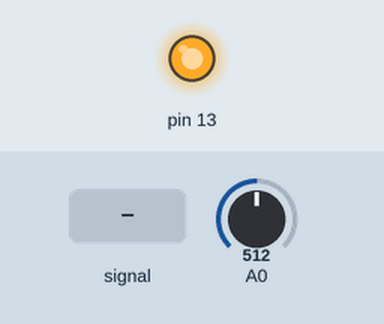
This sketch was run on a simulated Arduino Uno, built with avr-gcc and run on an emulated ATmega328P. Shown: output pins drawn as LEDs (lit = HIGH). The inputs (shaded band) are chosen by the test bench; at power-on: A0 = 512. What the sketch prints to the serial monitor is not drawn.

Above: at 0.8 s.
0.9 s: A0 fed a 200 Hz sine of ±81 counts around its level
2.7 s: A0 set to 716
4.8 s: A0 fed a 1000 Hz sine of ±255 counts around its level
6.6 s: A0 fed a 2 Hz sine of ±306 counts around its level
8.4 s: A0 set to 900
Timing chart, 0 to 11.4 s (numbered marks = the images above; inputs shaded):
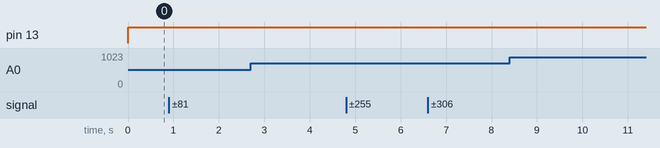

Measured:
- after the input at 0.9 s, every drawn part: stays the same
- after the input at 2.7 s, every drawn part: stays the same
- after the input at 4.8 s, every drawn part: stays the same
- after the input at 6.6 s, every drawn part: stays the same
- after the input at 8.4 s, every drawn part: stays the same

The sketch:

serialdemo.ino
```cpp
/*#define F_CPU 16000000L
#include <avr/io.h>
#include <avr/interrupt.h>

#define BAUD 115200 //kevés :(
#define BRC ((F_CPU / 16 / BAUD) - 1)
//#define BRC2 ((F_CPU / 16 / BAUD) - 1) //for double speed

volatile unsigned char index = 0;
const char* text = "CSUMPA\r\n";

inline void setupTimer(){
  TCCR1A = 0; //output compare pins disconnected, CTC (clear timer on compare) mode
  TCCR1B = (1<<WGM12); //CTC mode, no prescale, timer STOPPED
  TCCR1C = 0; //don't force output compare

  //note: To do a 16-bit write, the high byte must be written before the low byte. For a 16-bit read, the low byte must be read before the high byte.

  TCNT1H = 0; //clear timer
  TCNT1L = 0;

  OCR1AH = 0x03; //set value for comparison: ADC max. sampling rate is ~19kHz nominally, use smaller than that but which is multiple of 1200 -> 18k
  OCR1AL = 0x79; // (16MHZ -> (no prescale) -> 18000 -> ~889 = 0x0771) TODO: PLUSMINUS 1 because of overflow?

  TIMSK1 = (1<<OCIE1A); //enable interrupt on compare match A
}

inline void startTimer(){
  TCCR1B |= (1<<CS10); //start timer, no prescaler
}

ISR(TIMER1_COMPA_vect){
  UDR0 = text[index];
  index = (index+1) & 7;
}

int main(void){

  //BAUD RATE: 250k
  UBRR0H = 0; //(BRC >> 8);
  UBRR0L = 7; //BRC;
  UCSR0A = (1<<U2X0); //double the speed
  UCSR0B = (1 << TXEN0); //enable TX
  UCSR0C = (1 << UCSZ01) | (1 << UCSZ00); //async, 8 bit data, 1 stop bit, no parity
  setupTimer();

  SREG = (1<<7); //enable global interrupt
  startTimer();

  while(1){

  }
}*/
```

adc.ino
```cpp
#define F_CPU 16000000L
#include <avr/io.h>
#include <avr/interrupt.h>

volatile uint16_t ADCin = 0x0000;

void setupGPIO(){
  DDRB = (1<<DDB5); //built-in LED output
  PORTB = (1<<PORTB5); //on
}

inline void setupADC(){
  ADMUX = (1<<6); //ADC0, internal reference
  ADCSRA = (1<<ADEN)|(1<<ADPS2)|(1<<ADPS1); //enable ADC, no interrupt, 64 prescale (16M -> 250k -> 13cycle -> ~19k sample max.)
  DIDR0 = (1<<ADC5D)|(1<<ADC4D)|(1<<ADC3D)|(1<<ADC2D)|(1<<ADC1D)|(1<<ADC0D); //disable all digital input buffer to reduce power consumption
}

inline void setupTimer(){
  TCCR1A = 0; //output compare pins disconnected, CTC (clear timer on compare) mode
  TCCR1B = (1<<WGM12); //CTC mode, no prescale, timer STOPPED
  TCCR1C = 0; //don't force output compare

  //note: To do a 16-bit write, the high byte must be written before the low byte. For a 16-bit read, the low byte must be read before the high byte.

  TCNT1H = 0; //clear timer
  TCNT1L = 0;

  OCR1AH = 0x03; //set value for comparison: ADC max. sampling rate is ~19kHz nominally, use smaller than that but which is multiple of 1200 -> 18k
  OCR1AL = 0x79; // (16MHZ -> (no prescale) -> 18000 -> ~889 = 0x0379) TODO: PLUSMINUS 1 because of overflow?

  TIMSK1 = (1<<OCIE1A); //enable interrupt on compare match A
}

inline void setupUART(){
  //BAUD RATE: 250k to tranfer 18000 sampled bytes per sec with minimal UART timing error
  UBRR0H = 0; //UBRR0 = fosc/(8*BAUD) - 1, when speed mode is double
  UBRR0L = 7;
  UCSR0A = (1<<U2X0); //double speed mode
  UCSR0B = (1<<TXEN0); //enable TX
  UCSR0C = (1<<UCSZ01)|(1<<UCSZ00); //async, 8 bit data, 1 stop bit, no parity
}

inline void startTimer(){
  TCCR1B |= (1<<CS10); //start timer, no prescaler
}

inline void startADC(){
  ADCSRA |= (1<<ADSC); //begin new ADC conversion
}

int main(void){

  setupGPIO();
  setupADC();
  setupTimer();
  setupUART();
  SREG = (1<<7); //enable global interrupt

  startTimer();

  while(1){

  }
}

ISR(TIMER1_COMPA_vect){
  ADCin = ADCL;
  ADCin |= (ADCH<<8);

  UDR0 = (ADCin>>2) & 0xFF; //TODO: optimize shift value

  startADC();
}
```
